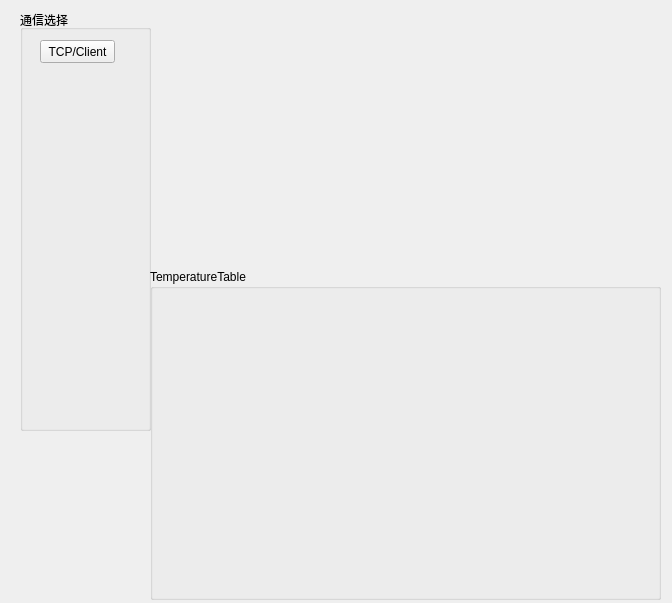
<?xml version="1.0" encoding="UTF-8"?>
<ui version="4.0">
 <class>Widget</class>
 <widget class="QWidget" name="Widget">
  <property name="geometry">
   <rect>
    <x>0</x>
    <y>0</y>
    <width>672</width>
    <height>603</height>
   </rect>
  </property>
  <property name="windowTitle">
   <string>Widget</string>
  </property>
  <widget class="QGroupBox" name="groupBox">
   <property name="geometry">
    <rect>
     <x>20</x>
     <y>10</y>
     <width>131</width>
     <height>421</height>
    </rect>
   </property>
   <property name="title">
    <string>通信选择</string>
   </property>
   <widget class="QPushButton" name="btn_tcp_client">
    <property name="geometry">
     <rect>
      <x>20</x>
      <y>30</y>
      <width>75</width>
      <height>23</height>
     </rect>
    </property>
    <property name="text">
     <string>TCP/Client</string>
    </property>
   </widget>
  </widget>
  <widget class="QGroupBox" name="group_graph">
   <property name="geometry">
    <rect>
     <x>150</x>
     <y>269</y>
     <width>511</width>
     <height>331</height>
    </rect>
   </property>
   <property name="title">
    <string>TemperatureTable</string>
   </property>
   <widget class="QCustomPlot" name="tem_plot" native="true">
    <property name="geometry">
     <rect>
      <x>10</x>
      <y>20</y>
      <width>491</width>
      <height>301</height>
     </rect>
    </property>
   </widget>
  </widget>
 </widget>
 <layoutdefault spacing="6" margin="11"/>
 <customwidgets>
  <customwidget>
   <class>QCustomPlot</class>
   <extends>QWidget</extends>
   <header>qcustomplot.h</header>
   <container>1</container>
  </customwidget>
 </customwidgets>
 <resources/>
 <connections/>
</ui>
